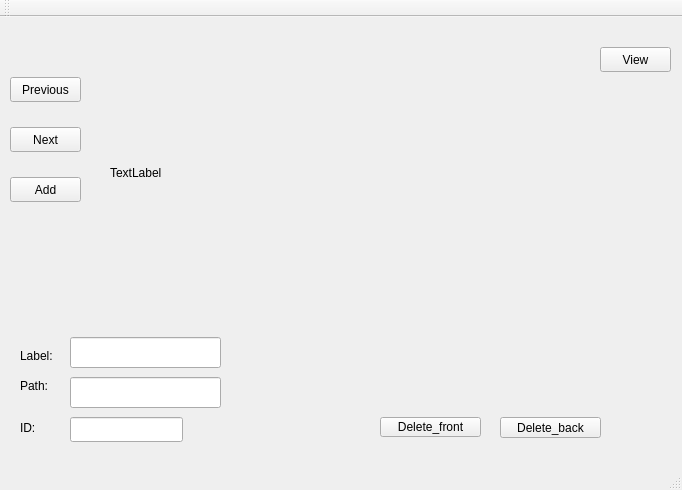
<?xml version="1.0" encoding="UTF-8"?>
<ui version="4.0">
 <class>MainWindow</class>
 <widget class="QMainWindow" name="MainWindow">
  <property name="geometry">
   <rect>
    <x>0</x>
    <y>0</y>
    <width>682</width>
    <height>490</height>
   </rect>
  </property>
  <property name="windowTitle">
   <string>MainWindow</string>
  </property>
  <widget class="QWidget" name="centralWidget">
   <widget class="QLabel" name="label_pic">
    <property name="geometry">
     <rect>
      <x>110</x>
      <y>10</y>
      <width>481</width>
      <height>291</height>
     </rect>
    </property>
    <property name="text">
     <string>TextLabel</string>
    </property>
    <property name="scaledContents">
     <bool>true</bool>
    </property>
   </widget>
   <widget class="QPushButton" name="Mostrardatos">
    <property name="geometry">
     <rect>
      <x>600</x>
      <y>30</y>
      <width>71</width>
      <height>25</height>
     </rect>
    </property>
    <property name="text">
     <string>View</string>
    </property>
   </widget>
   <widget class="QLabel" name="label_text">
    <property name="geometry">
     <rect>
      <x>330</x>
      <y>310</y>
      <width>341</width>
      <height>71</height>
     </rect>
    </property>
    <property name="palette">
     <palette>
      <active>
       <colorrole role="WindowText">
        <brush brushstyle="SolidPattern">
         <color alpha="255">
          <red>238</red>
          <green>238</green>
          <blue>236</blue>
         </color>
        </brush>
       </colorrole>
       <colorrole role="Button">
        <brush brushstyle="SolidPattern">
         <color alpha="255">
          <red>252</red>
          <green>233</green>
          <blue>79</blue>
         </color>
        </brush>
       </colorrole>
       <colorrole role="Light">
        <brush brushstyle="SolidPattern">
         <color alpha="255">
          <red>255</red>
          <green>250</green>
          <blue>203</blue>
         </color>
        </brush>
       </colorrole>
       <colorrole role="Midlight">
        <brush brushstyle="SolidPattern">
         <color alpha="255">
          <red>253</red>
          <green>241</green>
          <blue>141</blue>
         </color>
        </brush>
       </colorrole>
       <colorrole role="Dark">
        <brush brushstyle="SolidPattern">
         <color alpha="255">
          <red>126</red>
          <green>116</green>
          <blue>39</blue>
         </color>
        </brush>
       </colorrole>
       <colorrole role="Mid">
        <brush brushstyle="SolidPattern">
         <color alpha="255">
          <red>168</red>
          <green>155</green>
          <blue>52</blue>
         </color>
        </brush>
       </colorrole>
       <colorrole role="Text">
        <brush brushstyle="SolidPattern">
         <color alpha="255">
          <red>0</red>
          <green>0</green>
          <blue>0</blue>
         </color>
        </brush>
       </colorrole>
       <colorrole role="BrightText">
        <brush brushstyle="SolidPattern">
         <color alpha="255">
          <red>255</red>
          <green>255</green>
          <blue>255</blue>
         </color>
        </brush>
       </colorrole>
       <colorrole role="ButtonText">
        <brush brushstyle="SolidPattern">
         <color alpha="255">
          <red>0</red>
          <green>0</green>
          <blue>0</blue>
         </color>
        </brush>
       </colorrole>
       <colorrole role="Base">
        <brush brushstyle="SolidPattern">
         <color alpha="255">
          <red>255</red>
          <green>255</green>
          <blue>255</blue>
         </color>
        </brush>
       </colorrole>
       <colorrole role="Window">
        <brush brushstyle="SolidPattern">
         <color alpha="255">
          <red>252</red>
          <green>233</green>
          <blue>79</blue>
         </color>
        </brush>
       </colorrole>
       <colorrole role="Shadow">
        <brush brushstyle="SolidPattern">
         <color alpha="255">
          <red>0</red>
          <green>0</green>
          <blue>0</blue>
         </color>
        </brush>
       </colorrole>
       <colorrole role="AlternateBase">
        <brush brushstyle="SolidPattern">
         <color alpha="255">
          <red>253</red>
          <green>244</green>
          <blue>167</blue>
         </color>
        </brush>
       </colorrole>
       <colorrole role="ToolTipBase">
        <brush brushstyle="SolidPattern">
         <color alpha="255">
          <red>255</red>
          <green>255</green>
          <blue>220</blue>
         </color>
        </brush>
       </colorrole>
       <colorrole role="ToolTipText">
        <brush brushstyle="SolidPattern">
         <color alpha="255">
          <red>0</red>
          <green>0</green>
          <blue>0</blue>
         </color>
        </brush>
       </colorrole>
      </active>
      <inactive>
       <colorrole role="WindowText">
        <brush brushstyle="SolidPattern">
         <color alpha="255">
          <red>238</red>
          <green>238</green>
          <blue>236</blue>
         </color>
        </brush>
       </colorrole>
       <colorrole role="Button">
        <brush brushstyle="SolidPattern">
         <color alpha="255">
          <red>252</red>
          <green>233</green>
          <blue>79</blue>
         </color>
        </brush>
       </colorrole>
       <colorrole role="Light">
        <brush brushstyle="SolidPattern">
         <color alpha="255">
          <red>255</red>
          <green>250</green>
          <blue>203</blue>
         </color>
        </brush>
       </colorrole>
       <colorrole role="Midlight">
        <brush brushstyle="SolidPattern">
         <color alpha="255">
          <red>253</red>
          <green>241</green>
          <blue>141</blue>
         </color>
        </brush>
       </colorrole>
       <colorrole role="Dark">
        <brush brushstyle="SolidPattern">
         <color alpha="255">
          <red>126</red>
          <green>116</green>
          <blue>39</blue>
         </color>
        </brush>
       </colorrole>
       <colorrole role="Mid">
        <brush brushstyle="SolidPattern">
         <color alpha="255">
          <red>168</red>
          <green>155</green>
          <blue>52</blue>
         </color>
        </brush>
       </colorrole>
       <colorrole role="Text">
        <brush brushstyle="SolidPattern">
         <color alpha="255">
          <red>0</red>
          <green>0</green>
          <blue>0</blue>
         </color>
        </brush>
       </colorrole>
       <colorrole role="BrightText">
        <brush brushstyle="SolidPattern">
         <color alpha="255">
          <red>255</red>
          <green>255</green>
          <blue>255</blue>
         </color>
        </brush>
       </colorrole>
       <colorrole role="ButtonText">
        <brush brushstyle="SolidPattern">
         <color alpha="255">
          <red>0</red>
          <green>0</green>
          <blue>0</blue>
         </color>
        </brush>
       </colorrole>
       <colorrole role="Base">
        <brush brushstyle="SolidPattern">
         <color alpha="255">
          <red>255</red>
          <green>255</green>
          <blue>255</blue>
         </color>
        </brush>
       </colorrole>
       <colorrole role="Window">
        <brush brushstyle="SolidPattern">
         <color alpha="255">
          <red>252</red>
          <green>233</green>
          <blue>79</blue>
         </color>
        </brush>
       </colorrole>
       <colorrole role="Shadow">
        <brush brushstyle="SolidPattern">
         <color alpha="255">
          <red>0</red>
          <green>0</green>
          <blue>0</blue>
         </color>
        </brush>
       </colorrole>
       <colorrole role="AlternateBase">
        <brush brushstyle="SolidPattern">
         <color alpha="255">
          <red>253</red>
          <green>244</green>
          <blue>167</blue>
         </color>
        </brush>
       </colorrole>
       <colorrole role="ToolTipBase">
        <brush brushstyle="SolidPattern">
         <color alpha="255">
          <red>255</red>
          <green>255</green>
          <blue>220</blue>
         </color>
        </brush>
       </colorrole>
       <colorrole role="ToolTipText">
        <brush brushstyle="SolidPattern">
         <color alpha="255">
          <red>0</red>
          <green>0</green>
          <blue>0</blue>
         </color>
        </brush>
       </colorrole>
      </inactive>
      <disabled>
       <colorrole role="WindowText">
        <brush brushstyle="SolidPattern">
         <color alpha="255">
          <red>126</red>
          <green>116</green>
          <blue>39</blue>
         </color>
        </brush>
       </colorrole>
       <colorrole role="Button">
        <brush brushstyle="SolidPattern">
         <color alpha="255">
          <red>252</red>
          <green>233</green>
          <blue>79</blue>
         </color>
        </brush>
       </colorrole>
       <colorrole role="Light">
        <brush brushstyle="SolidPattern">
         <color alpha="255">
          <red>255</red>
          <green>250</green>
          <blue>203</blue>
         </color>
        </brush>
       </colorrole>
       <colorrole role="Midlight">
        <brush brushstyle="SolidPattern">
         <color alpha="255">
          <red>253</red>
          <green>241</green>
          <blue>141</blue>
         </color>
        </brush>
       </colorrole>
       <colorrole role="Dark">
        <brush brushstyle="SolidPattern">
         <color alpha="255">
          <red>126</red>
          <green>116</green>
          <blue>39</blue>
         </color>
        </brush>
       </colorrole>
       <colorrole role="Mid">
        <brush brushstyle="SolidPattern">
         <color alpha="255">
          <red>168</red>
          <green>155</green>
          <blue>52</blue>
         </color>
        </brush>
       </colorrole>
       <colorrole role="Text">
        <brush brushstyle="SolidPattern">
         <color alpha="255">
          <red>126</red>
          <green>116</green>
          <blue>39</blue>
         </color>
        </brush>
       </colorrole>
       <colorrole role="BrightText">
        <brush brushstyle="SolidPattern">
         <color alpha="255">
          <red>255</red>
          <green>255</green>
          <blue>255</blue>
         </color>
        </brush>
       </colorrole>
       <colorrole role="ButtonText">
        <brush brushstyle="SolidPattern">
         <color alpha="255">
          <red>126</red>
          <green>116</green>
          <blue>39</blue>
         </color>
        </brush>
       </colorrole>
       <colorrole role="Base">
        <brush brushstyle="SolidPattern">
         <color alpha="255">
          <red>252</red>
          <green>233</green>
          <blue>79</blue>
         </color>
        </brush>
       </colorrole>
       <colorrole role="Window">
        <brush brushstyle="SolidPattern">
         <color alpha="255">
          <red>252</red>
          <green>233</green>
          <blue>79</blue>
         </color>
        </brush>
       </colorrole>
       <colorrole role="Shadow">
        <brush brushstyle="SolidPattern">
         <color alpha="255">
          <red>0</red>
          <green>0</green>
          <blue>0</blue>
         </color>
        </brush>
       </colorrole>
       <colorrole role="AlternateBase">
        <brush brushstyle="SolidPattern">
         <color alpha="255">
          <red>252</red>
          <green>233</green>
          <blue>79</blue>
         </color>
        </brush>
       </colorrole>
       <colorrole role="ToolTipBase">
        <brush brushstyle="SolidPattern">
         <color alpha="255">
          <red>255</red>
          <green>255</green>
          <blue>220</blue>
         </color>
        </brush>
       </colorrole>
       <colorrole role="ToolTipText">
        <brush brushstyle="SolidPattern">
         <color alpha="255">
          <red>0</red>
          <green>0</green>
          <blue>0</blue>
         </color>
        </brush>
       </colorrole>
      </disabled>
     </palette>
    </property>
    <property name="font">
     <font>
      <family>Ubuntu Mono</family>
      <pointsize>13</pointsize>
      <weight>75</weight>
      <bold>true</bold>
     </font>
    </property>
    <property name="text">
     <string/>
    </property>
   </widget>
   <widget class="QPushButton" name="pic_next">
    <property name="geometry">
     <rect>
      <x>10</x>
      <y>110</y>
      <width>71</width>
      <height>25</height>
     </rect>
    </property>
    <property name="text">
     <string>Next</string>
    </property>
   </widget>
   <widget class="QPushButton" name="pic_prev">
    <property name="geometry">
     <rect>
      <x>10</x>
      <y>60</y>
      <width>71</width>
      <height>25</height>
     </rect>
    </property>
    <property name="text">
     <string>Previous</string>
    </property>
   </widget>
   <widget class="QLabel" name="label_fondo">
    <property name="geometry">
     <rect>
      <x>0</x>
      <y>-10</y>
      <width>681</width>
      <height>451</height>
     </rect>
    </property>
    <property name="text">
     <string/>
    </property>
    <property name="scaledContents">
     <bool>true</bool>
    </property>
   </widget>
   <widget class="QPushButton" name="add">
    <property name="geometry">
     <rect>
      <x>10</x>
      <y>160</y>
      <width>71</width>
      <height>25</height>
     </rect>
    </property>
    <property name="text">
     <string>Add</string>
    </property>
   </widget>
   <widget class="QLineEdit" name="label_">
    <property name="geometry">
     <rect>
      <x>70</x>
      <y>320</y>
      <width>151</width>
      <height>31</height>
     </rect>
    </property>
    <property name="cursor">
     <cursorShape>IBeamCursor</cursorShape>
    </property>
   </widget>
   <widget class="QLineEdit" name="path_">
    <property name="geometry">
     <rect>
      <x>70</x>
      <y>360</y>
      <width>151</width>
      <height>31</height>
     </rect>
    </property>
   </widget>
   <widget class="QLineEdit" name="id_">
    <property name="geometry">
     <rect>
      <x>70</x>
      <y>400</y>
      <width>113</width>
      <height>25</height>
     </rect>
    </property>
   </widget>
   <widget class="QLabel" name="label">
    <property name="geometry">
     <rect>
      <x>20</x>
      <y>330</y>
      <width>41</width>
      <height>17</height>
     </rect>
    </property>
    <property name="palette">
     <palette>
      <active>
       <colorrole role="Light">
        <brush brushstyle="SolidPattern">
         <color alpha="255">
          <red>255</red>
          <green>255</green>
          <blue>255</blue>
         </color>
        </brush>
       </colorrole>
      </active>
      <inactive>
       <colorrole role="Light">
        <brush brushstyle="SolidPattern">
         <color alpha="255">
          <red>238</red>
          <green>238</green>
          <blue>236</blue>
         </color>
        </brush>
       </colorrole>
      </inactive>
      <disabled>
       <colorrole role="Light">
        <brush brushstyle="SolidPattern">
         <color alpha="255">
          <red>255</red>
          <green>255</green>
          <blue>255</blue>
         </color>
        </brush>
       </colorrole>
      </disabled>
     </palette>
    </property>
    <property name="text">
     <string>Label:</string>
    </property>
   </widget>
   <widget class="QLabel" name="label_2">
    <property name="geometry">
     <rect>
      <x>20</x>
      <y>360</y>
      <width>41</width>
      <height>17</height>
     </rect>
    </property>
    <property name="text">
     <string>Path: </string>
    </property>
   </widget>
   <widget class="QLabel" name="label_3">
    <property name="geometry">
     <rect>
      <x>20</x>
      <y>400</y>
      <width>41</width>
      <height>21</height>
     </rect>
    </property>
    <property name="text">
     <string>ID:</string>
    </property>
   </widget>
   <widget class="QPushButton" name="delete_2">
    <property name="geometry">
     <rect>
      <x>380</x>
      <y>400</y>
      <width>101</width>
      <height>20</height>
     </rect>
    </property>
    <property name="text">
     <string>Delete_front</string>
    </property>
   </widget>
   <widget class="QPushButton" name="delete_3">
    <property name="geometry">
     <rect>
      <x>500</x>
      <y>400</y>
      <width>101</width>
      <height>21</height>
     </rect>
    </property>
    <property name="text">
     <string>Delete_back</string>
    </property>
   </widget>
   <zorder>label_fondo</zorder>
   <zorder>label_pic</zorder>
   <zorder>pic_next</zorder>
   <zorder>Mostrardatos</zorder>
   <zorder>pic_prev</zorder>
   <zorder>add</zorder>
   <zorder>label_text</zorder>
   <zorder>label_</zorder>
   <zorder>path_</zorder>
   <zorder>id_</zorder>
   <zorder>label</zorder>
   <zorder>label_2</zorder>
   <zorder>label_3</zorder>
   <zorder>delete_2</zorder>
   <zorder>delete_3</zorder>
  </widget>
  <widget class="QMenuBar" name="menuBar">
   <property name="geometry">
    <rect>
     <x>0</x>
     <y>0</y>
     <width>682</width>
     <height>22</height>
    </rect>
   </property>
  </widget>
  <widget class="QToolBar" name="mainToolBar">
   <attribute name="toolBarArea">
    <enum>TopToolBarArea</enum>
   </attribute>
   <attribute name="toolBarBreak">
    <bool>false</bool>
   </attribute>
  </widget>
  <widget class="QStatusBar" name="statusBar"/>
 </widget>
 <layoutdefault spacing="6" margin="11"/>
 <resources/>
 <connections/>
</ui>
